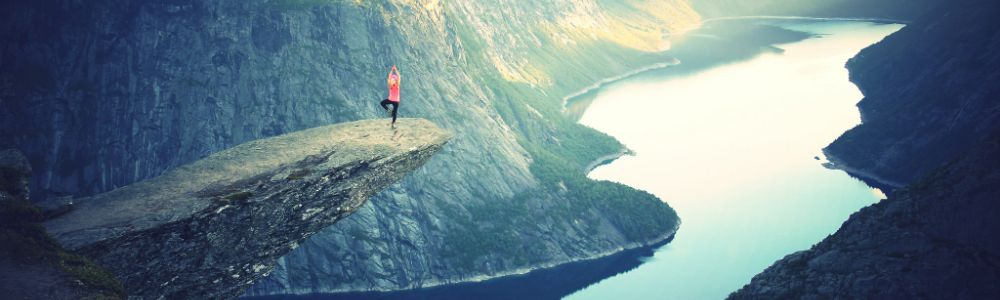
#> input picture b_practice/u_deep/mypic.jpg, 1000 x 300 px
$ python a_deep.py
#> lines starting #> are read from the running program, lines starting #| are printed output that depends on the picture

#http://freesugar.tistory.com/50?category=757582
import cv2
import numpy as np
from matplotlib import pyplot as plt

# 이미지를 읽어옴
img = cv2.imread('mypic.jpg', 0)
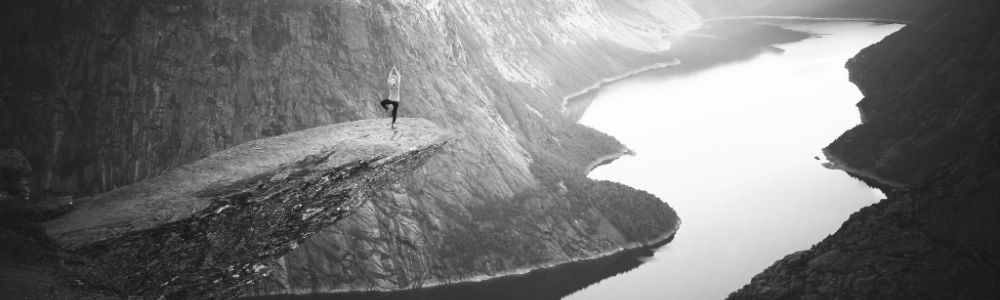
#> img: shape (300, 1000); min 15, max 255, mean 119.6

# 푸리에 변환 하고 이런저런 맞춤
f = np.fft.fft2(img)
fshift = np.fft.fftshift(f)
magnitude_spectrum = 20 * np.log(np.abs(fshift))
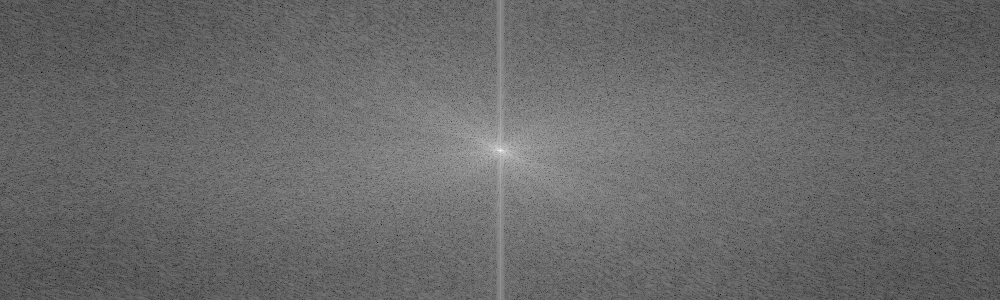
#> magnitude_spectrum: shape (300, 1000) float64; min 22.77, max 347.9, mean 156.1; drawn with min black and max white

# 작은 마스크를 만들어서 푸리에 변환한 영역의 가운데를 지워 버림(하이패스 필터)
rows, cols = img.shape
#> rows = 300; cols = 1000
crow, ccol = rows // 2, cols // 2
#> crow = 150; ccol = 500
fshift[crow - 30:crow + 30, ccol - 30:ccol + 30] = 0
f_ishift = np.fft.ifftshift(fshift)

# 다시 이미지로 역변환
img_back = np.fft.ifft2(f_ishift)
img_back = np.abs(img_back)
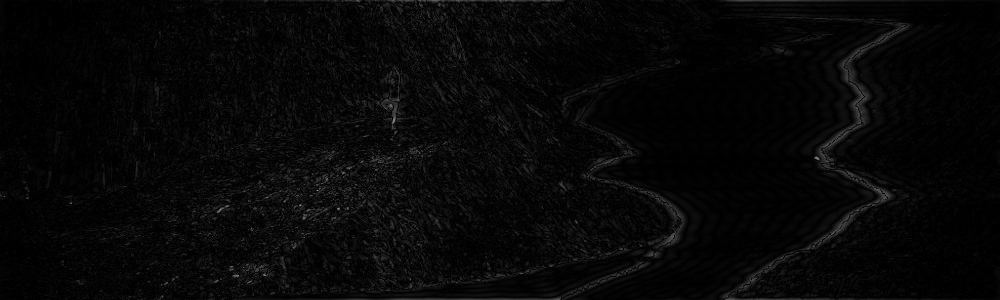
#> img_back: shape (300, 1000) float64; min 0.00408, max 143.5, mean 7.7

# 그림으로 보여줌.
plt.subplot(131), plt.imshow(img, cmap='gray')
plt.title('Input Image'), plt.xticks([]), plt.yticks([])
plt.subplot(132), plt.imshow(magnitude_spectrum, cmap='gray')
plt.title('Magnitude Spectrum'), plt.xticks([]), plt.yticks([])
plt.subplot(133), plt.imshow(img_back, cmap='gray')
plt.title('Image after HPF'), plt.xticks([]), plt.yticks([])

plt.show()
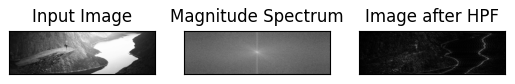
#> figure drawn by matplotlib, 3 panels

print("ok")
